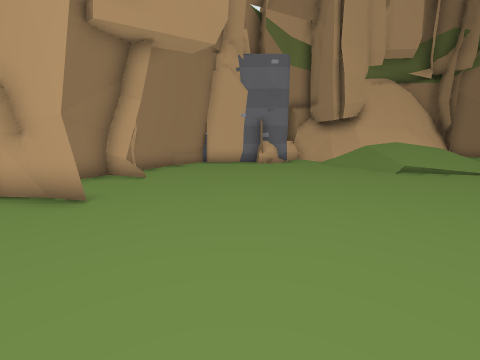
View 1 (above)

16 first-person views from a walk through a 3-D level made in the Unity game engine. The camera is 1.2 m above the floor, tilts 10° down and sees 90° across. The floor is counted in squares, 1 m on a side. Each view is taken from the middle of a square. On the plan, view 1 faces up. The plan holds only what a view shows up to about 12 squares ahead; the rest is blank. The place goes on beyond the plan. The player character is not drawn.

View 2
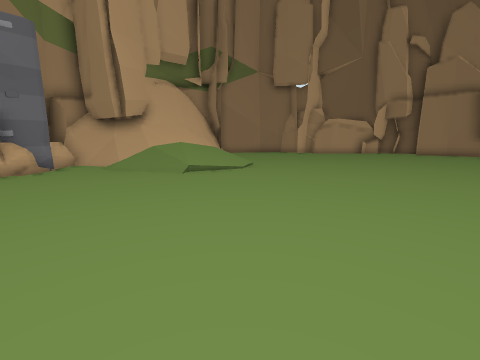

View 3
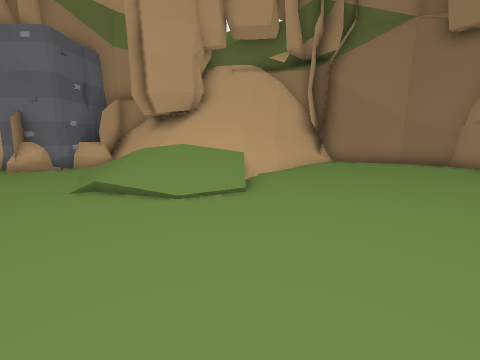

View 4
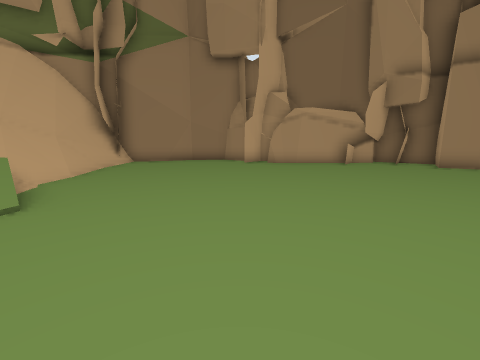

View 5
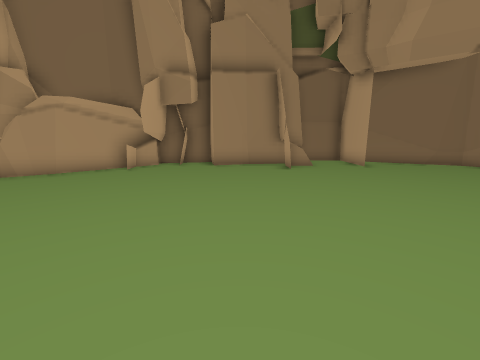

View 6
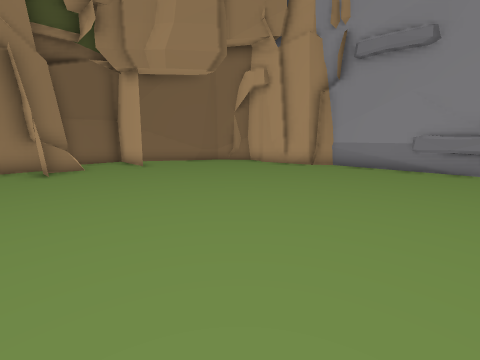

View 7
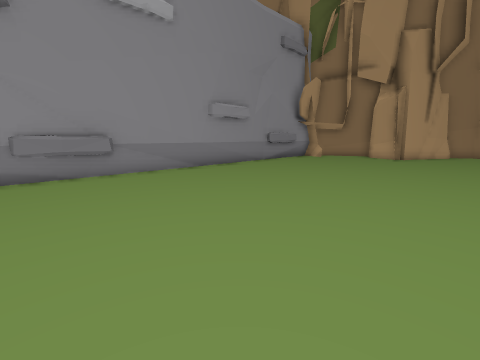

View 8
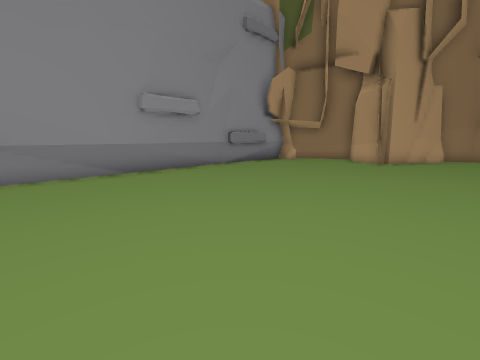

View 9
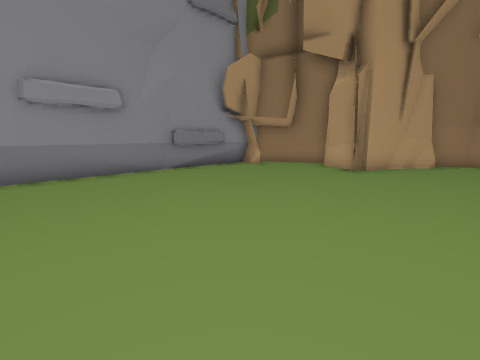

View 10
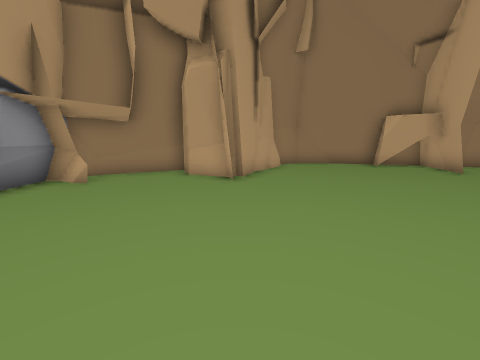

View 11
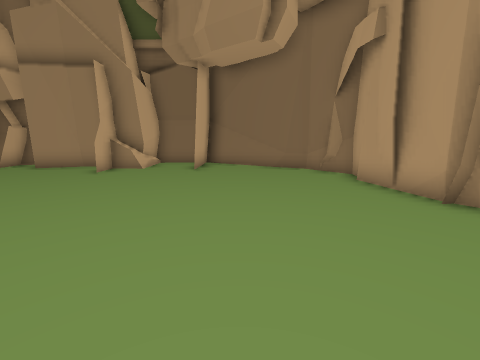

View 12
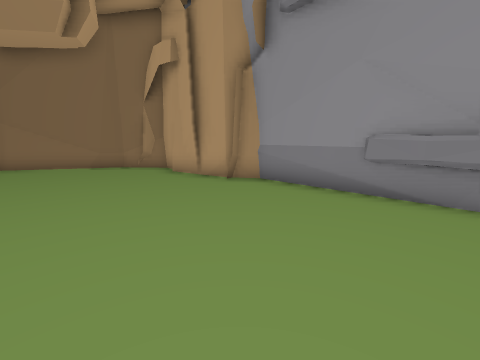

View 13
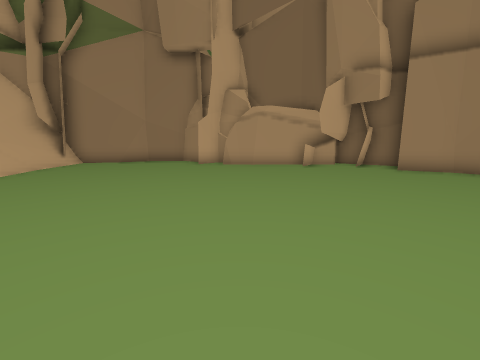

View 14
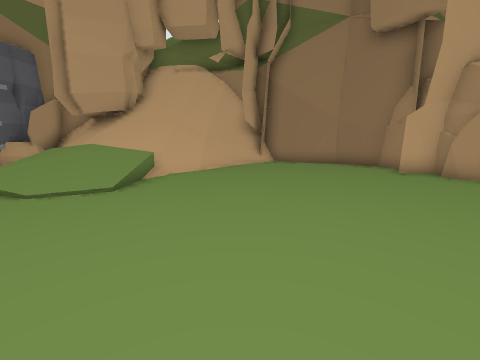

View 15
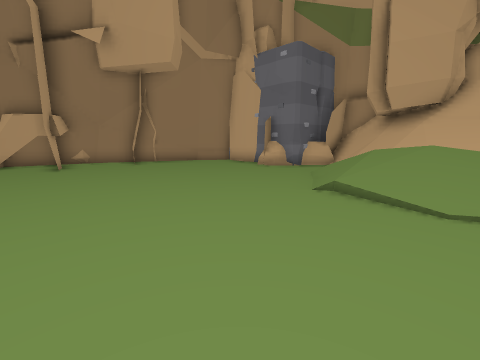

View 16
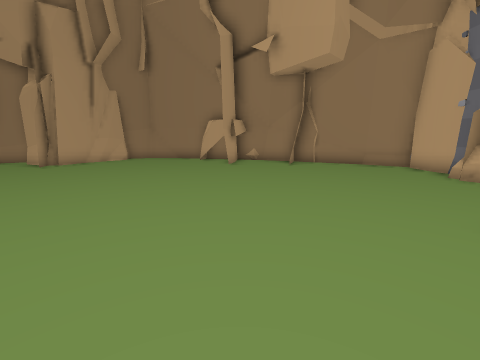

### Floor plan
Key: @ floor where view 1 was taken; # wall or solid block; . floor; / step, stairs or slope; = window, fence, low wall or low ledge.
Columns run from 7 left of view 1 to 24 right of it. Each row starts with its distance up from view 1.
 16                    ####
 15           ###     ###.##
 14          ##/########...###
 13          ##/=#////#......#
 12      #####.///////.......#
 11     ##.....//////........##
 10    ##......./////.........##
  9    #......../////..........#
  8   ##.........////..........##
  7   #........................####
  6   #..........................##
  5   ##..........................#
  4  ####........................##
  3  ##..........................#
  2 ##...........................#
  1 #...........................##
  0 #......@.....................###
 -1 ##.............................#
 -2  ###.........................###
 -3    ###.........................#
 -4    ##.........................##
 -5    ##.........................#
 -6    #.........................##
 -7    ##=......................##
 -8     ##.................######
 -9      ###################

Where each view was taken, in squares from view 1:
view 1: 0 up, 0 right, facing up
view 2: 1 up, 1 right, facing up-right
view 3: 3 up, 9 right, facing up
view 4: 3 up, 9 right, facing up-right
view 5: 3 up, 11 right, facing right
view 6: 2 up, 11 right, facing down-right
view 7: 0 up, 13 right, facing down-left
view 8: 0 up, 10 right, facing down-left
view 9: 0 up, 7 right, facing down-left
view 10: 3 down, 5 right, facing left
view 11: 4 down, 12 right, facing right
view 12: 3 down, 11 right, facing down-right
view 13: 2 up, 11 right, facing up-right
view 14: 3 up, 12 right, facing up
view 15: 3 up, 8 right, facing up-left
view 16: 5 up, 8 right, facing left
